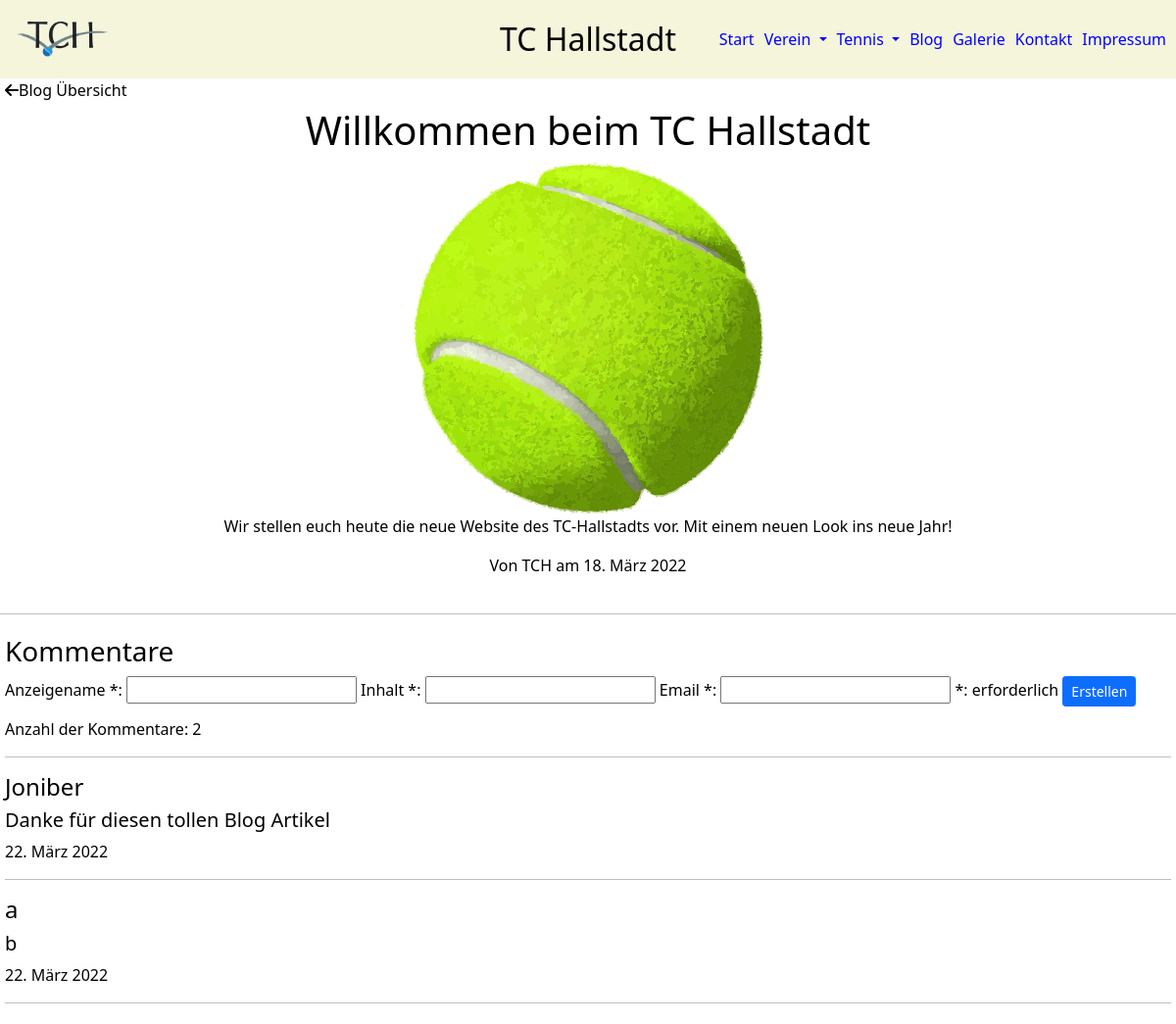
The page /blog/fbffa94efc7d46af9ed849af8d5c9dd2 on the database its author committed.
### tennisclub/models.py (models this page shows, shortened)
class BlogPost(models.Model):
    titel = models.CharField(max_length=50, verbose_name='Titel *')
    creation = models.DateTimeField(auto_now_add=True, blank=True, editable=False)
    inhalt = models.CharField(max_length=2000, verbose_name='Inhalt *')
    bild = models.ImageField(blank=True, default="tennisball.png")
    autor = models.ForeignKey(User, on_delete=models.CASCADE)
    uuid = models.UUIDField(primary_key=True, default=uuid.uuid4, editable=False)
    date= models.DateField(verbose_name='Datum *')
    standort = models.CharField(max_length=50, blank=True, null=True)

class Kommentar(models.Model):
    autor = models.CharField(max_length=100, verbose_name='Anzeigename *')
    inhalt = models.CharField(max_length=200, verbose_name='Inhalt *')
    date = models.DateField(auto_now_add=True)
    blogPost_reffering = models.ForeignKey(BlogPost, on_delete=models.CASCADE)
    email = models.EmailField(verbose_name='Email *', default='')
    uuid = models.UUIDField(primary_key=True, default=uuid.uuid4, editable=False)

### tennisclub/views.py (the view)
# urls.py: path('blog/<str:uuid>', views.blogPostDetail_view, name='detail'),
def blogPostDetail_view(request, uuid):
    blogPost = BlogPost.objects.get(uuid=uuid)
    kommentare = Kommentar.objects.filter(blogPost_reffering__uuid = uuid)
    kommentarForm = KommentarForm
    return render(request, 'blogPostDetail.html', {'blogPost': blogPost, 'kommentarForm': kommentarForm, 'kommentare': kommentare})

### tennisclub/templates/blogPostDetail.html (shortened to what this page needs)
{% extends 'base.html' %}
{% block content %}
<a style="color:black; position:relative; left: 5px; top: 0vh" href="/blog"><i class="fas fa-arrow-left"></i>Blog Übersicht</a>
<div class="blog_post_detail">
<h1>{{blogPost.titel}}</h1>
      <img
      {% if blogPost.bild.url != '' %}
        src="../../static{{blogPost.bild.url}}"
        {% endif %}
        alt=""
        style="height: 45vh"
      />
      <p>{{blogPost.inhalt}}</p>
    <p>Von {{blogPost.autor}} am {{blogPost.date}}</p>
    </div>
  </div>
<hr>
<div class="kommentare">
  <h3>Kommentare</h3>
  <div class="kommentar_hinzuefuegen">
    <form action="/blog/{{blogPost.uuid}}/kommentarErstellen" method="POST">
      {{kommentarForm}}
      <p style="display: inline-block;">*: erforderlich</p>
      <button type="submit" class="btn btn-primary btn-sm">Erstellen</button>
                </form>
  </div>
  <div class="kommentare_info">
    Anzahl der Kommentare: {{kommentare.count}}
  </div>
  <div class="kommentare_content">
    <hr>
    {% for kommentar in kommentare %}
        <div class="kommentar_card">
          <h4>{{kommentar.autor}}</h4>
          <h5>{{kommentar.inhalt}}</h5>
          <p>{{kommentar.date}}</p>
        </div>
        <hr>
    {% endfor %}
  </div>
</div>
{% endblock content %}

### static/css/style.css (style rules this page uses)
:root { --default-color: orange; --bg-color: white; --font-color: black; }
html { scroll-behavior: smooth; min-height: 100%; }
body { background-color: var(--bg-color); color: var(--font-color); min-height: 100% !important; }
a { color: orange; }
* { margin: 0; padding: 0%; list-style: none !important; text-decoration: none !important; box-sizing: border-box; }
.blog_post_detail { display: flex; flex-direction: column; align-items: center; }
.blog_post_detail { padding: 5px; }
.kommentare { padding: 5px; }

### rows shown on the page
BlogPost: titel "Willkommen beim TC Hallstadt", bild (picture), inhalt "Wir stellen euch heute die neue Website des TC-Hallstadts vor. Mit einem neuen Look ins neue Jahr!", autor "TCH", date "18. März 2022"
Kommentar: autor "Joniber", inhalt "Danke für diesen tollen Blog Artikel", date "22. März 2022"
Kommentar: autor "a", inhalt "b", date "22. März 2022"

### other values the page prints
{{ kommentare.count }} "2"
